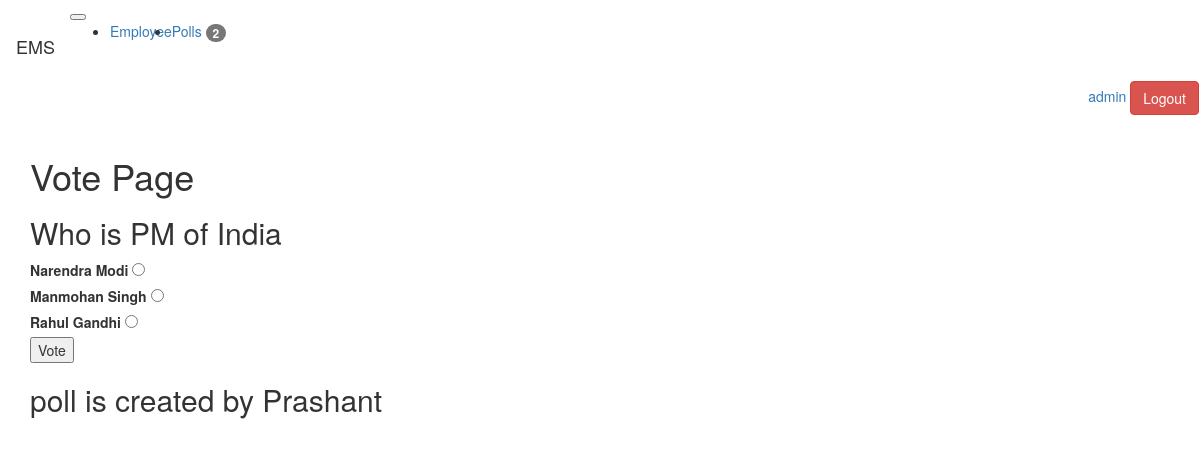
Screenshot of /polls/2/ (signed in) with the database file from the repository.
### poll/models.py (models this page shows, shortened)
class Qus(models.Model):
    title = models.CharField(max_length=200, null=True, blank=True)
    status = models.CharField(default='inactive', max_length=10)
    created_by= models.ForeignKey(User, null=True, blank=True, on_delete=models.CASCADE)
    start_date = models.DateTimeField(null=True, blank=True)
    start_date = models.DateTimeField(null=True, blank=True)
    created_at = models.DateTimeField(auto_now_add=True)
    updated_at = models.DateTimeField(auto_now_add=True)
    @property
    def choices(self):
        return self.choices_set.all()

class Choices(models.Model):
    qus_id = models.ForeignKey(Qus, on_delete=models.CASCADE)
    text = models.CharField(max_length=200, null=True, blank=True)
    created_at = models.DateTimeField(auto_now_add=True)
    updated_at = models.DateTimeField(auto_now_add=True)

### poll/views.py (the view, shortened to what this page needs)
# urls.py: path('polls/', include('poll.urls')),
@login_required(login_url='/login/')
def poll(request, id=None):
    if request.method=="GET":
        context={}
        try:
            qus = Qus.objects.get(id=id)
        except:
            raise Http404
        context['qus'] = qus
        return render(request, 'poll/poll.html', context)

### poll/context_processors.py (called while the page is built)
def polls_count(request):
    count = Qus.objects.count()
    return {'polls_count':count}

### employee_management_sys/templates/poll/poll.html (shortened to what this page needs)
<!DOCTYPE html>
{% extends 'base.html' %}
    {% block content %}
        <h1>Vote Page</h1>
        <h2>{{ qus.title }}</h2>
        <form action="{% url 'single_poll' id=qus.id %}" method="POST">
        {% for choice in qus.choices %}
            <label>{{ choice.text }}</label>
           <input type=radio name="ans" value="{{ choice.id }}"><br/>
        {% empty %}
            <p>There is not any choice for the question.</p>
        {% endfor %}
        <input type="submit" value="Vote" name="vote">
        </form>
        <h2> poll is created by {{ qus.created_by.first_name }}</h2>
    {% endblock %}

### employee_management_sys/templates/header.html (shortened to what this page needs)
<div class="navbar navbar-expand-lg navbar-light bg-light">
    <span class="navbar-brand mb-0 h1">EMS</span>
    <button class="navbar-toggler" type="button" data-toggle="collapse" data-target="#navbarNav" aria-controls="navbarNav" aria-expanded="false" aria-label="Toggle navigation">
    </button>
    <div class="collapse navbar-collapse" id="navbarNav">
        <ul class="navbar-nav">
            <li class="nav-item">
                <a class="nav-link" href="{% url 'employee_list' %}">
                    {{"employee" | capfirst}}
                </a>
            </li>
            <li class="nav-item">
                <a class="nav-link" href="{% url 'index' %}">
                    {{"Polls" | capfirst}}
                    <span class="badge badge-primary badge-pill ">{{ polls_count }}</span>
                </a>
            </li>
        </ul>
    </div>
    <div class="text-right">
        <form method="POST" action="/logout/">
            <a href="{% url 'my_profile'  %} ">{{ user }}</a>
            <input class="btn btn-danger" type="submit" value="Logout">
        </form>
    </div>
</div>

### rows the page displays
Qus: title "Who is PM of India", created_by.first_name "Prashant"
Choices: text "Narendra Modi"
Choices: text "Manmohan Singh"
Choices: text "Rahul Gandhi"

### other values shown
{{ "employee" | capfirst }} "Employee"
{{ "Polls" | capfirst }} "Polls"
{{ polls_count }} "2"
{{ user }} "admin"
